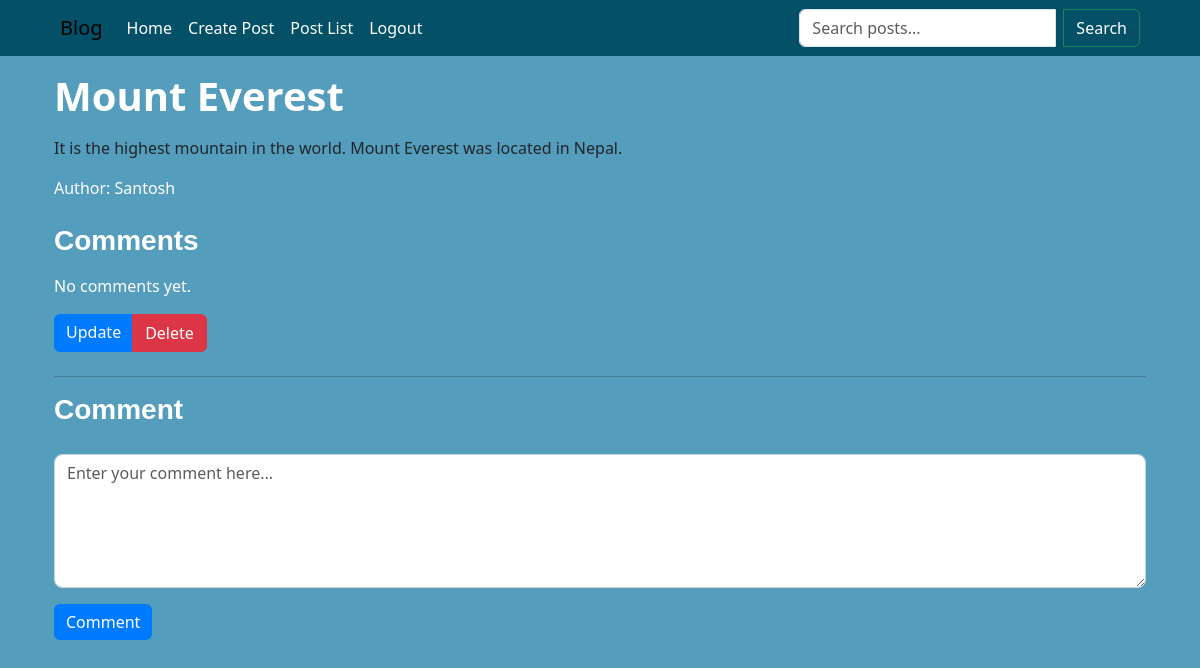
/blog/post/2/ (signed in), run on the app's committed database.
### blogpost/models.py (models this page shows, shortened)
class Post(models.Model):
    title = models.CharField(max_length=200)
    content = models.TextField()
    author = models.ForeignKey(User, on_delete=models.CASCADE)
    timestamp = models.DateTimeField(auto_now_add=True)

### blogpost/views.py (the view)
# urls.py: path('post/<int:post_id>/', post_detail, name='post_detail'),
@login_required
def post_detail(request, post_id):
    post =  Post.objects.get(id=post_id)
    comments = post.comments.all()
    if request.method == 'POST':
        comment_form = CommentForm(request.POST)
        if comment_form.is_valid():
            new_comment = comment_form.save(commit=False)
            new_comment.post = post
            new_comment.author = request.user
            new_comment.save()
            return redirect('blogpost:post_detail', post_id=post.id)
    else:
        comment_form = CommentForm()
    return render(request, 'blogpost/post_detail.html', {
        'post':post,
        'comments': comments,
        'comment_form': comment_form
        })

### blogpost/forms.py
class CommentForm(forms.ModelForm):
    class Meta:
        model = Comment
        fields = ['content']

### templates/blogpost/post_detail.html (shortened to what this page needs)
{% extends "base.html" %}
{% block blogpost %}
<div class="container pt-4">
    <div class="post-header mb-4">
        <h1 class="mb-3 custom-title text-white">{{ post.title }}</h1>
        <p class="lead custom-content">{{ post.content|linebreaks }}</p>
        <p class="text-white mb-3">Author: {{ post.author }}</p>
        <div class="comments-section mt-4">
            <h2 class="mb-3 custom-subtitle text-white">Comments</h2>
            <ul class="list-unstyled">
                {% for comment in comments %}
                    <li class="mb-3">
                        <div class="card custom-card">
                            <div class="card-body">
                                <p class="card-text">{{ comment.content }}</p>
                                <footer class="blockquote-footer mb-2">
                                    By: {{ comment.author }} on {{ comment.timestamp }}
                                </footer>
                                {% if comment.author == request.user %}
                                    <form action="{% url 'blogpost:delete_comment' comment.id %}" method="POST" class="d-inline">
                                        {% csrf_token %}
                                        <button type="submit" class="btn btn-danger btn-sm">Delete</button>
                                    </form>
                                {% endif %}
                            </div>
                        </div>
                    </li>
                {% empty %}
                    <li><p class="text-white">No comments yet.</p></li>
                {% endfor %}
            </ul>
        </div>
        <div class="btn-group" role="group">
            <a href="{% url 'blogpost:post_update' post.id %}" class="btn btn-primary">Update</a>
            <a href="{% url 'blogpost:post_delete' post.id %}" class="btn btn-danger">Delete</a>
        </div>
    </div>
    <hr>
    <div class="add-comment-section mt-2 pb-4">
        <h2 class="mb-1 custom-subtitle text-white">Comment</h2>
        <form autocomplete="off" method="POST">
            <div class="mb-3">
                <textarea name="content" class="form-control custom-textarea" id="id_content" placeholder="Enter your comment here..." rows="5">{{ comment_form.content.value|default_if_none:'' }}</textarea>
            </div>
            <button type="submit" class="btn btn-primary">Comment</button>
        </form>
    </div>
</div>
{% endblock blogpost %}

### static/css/styles.css (style rules this page uses)
body { background-color: rgba(41, 132, 171, 0.795); }

### static/css/create.css (style rules this page uses)
h2 { font-family: 'Poppins', sans-serif; font-weight: 700; }
.btn-primary { background-color: #007bff; border: none; transition: background-color 0.3s ease; }

### static/css/details.css (style rules this page uses)
.custom-title { font-size: 2.5rem; font-weight: bold; }
.custom-content { font-size: 1.125rem; line-height: 1.6; }
.custom-subtitle { font-size: 1.75rem; font-weight: bold; }
.custom-textarea { border-radius: 0.5rem; border: 1px solid #ced4da; }

### data on the page
Post: title "Mount Everest", content "It is the highest mountain in the world. Mount Everest was located in Nepal.", author "Santosh"
